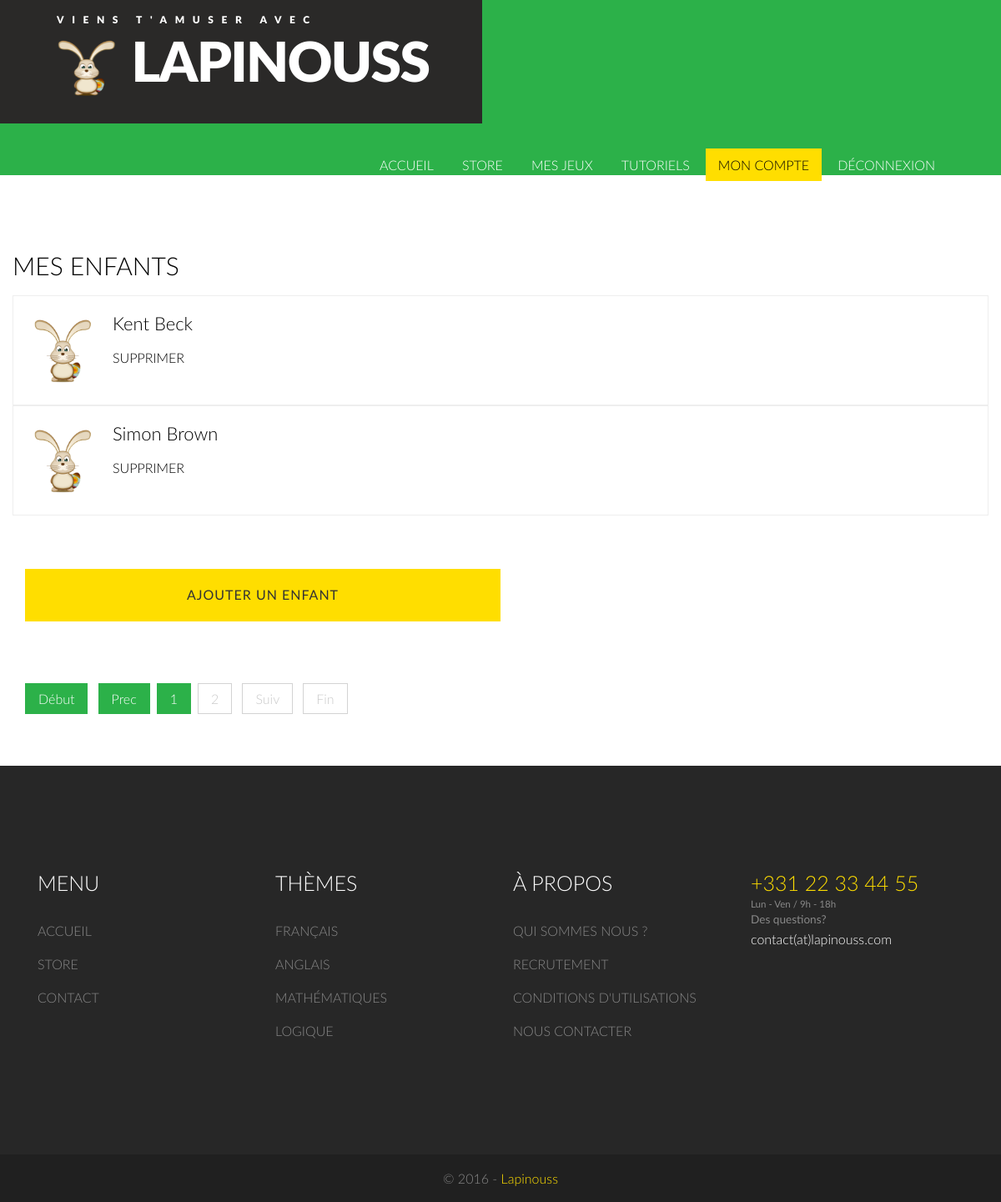
/account/children (signed in), run on the app's committed database.
### tables this page shows
CREATE TABLE IF NOT EXISTS `child_account` (
  `id_child_account` INT(11) NOT NULL AUTO_INCREMENT,
  `first_name` VARCHAR(50) NULL DEFAULT NULL,
  `last_name` VARCHAR(50) NULL DEFAULT NULL,
  `password` VARCHAR(50) NULL DEFAULT NULL,
  PRIMARY KEY (`id_child_account`));

### controllers/account_controller.php (called while the page is built, shortened)
<?php
	require_once 'repositories/account_repository.php';
	class AccountController {
		private $accountRepository;
		public function __construct() {
			$this->accountRepository = new AccountRepository();
		}
		public function children() {
			$children = $this->accountRepository->children($_SESSION['user']);
			require_once 'views/pages/account/children.php';
		}
	}

### repositories/database_layer.php (called while the page is built, shortened)
<?php
    class DatabaseLayer {
        private static $_db = null;
        private function __construct() {
            try {
                self::$_db = new PDO(
                    'mysql:host=' . DB_HOST . ';dbname=' . DB_NAME,
                    DB_USER,
                    DB_PASS,
                    array(PDO::ATTR_PERSISTENT => true)
                );
            }
            catch (PDOException $e) {
                echo $e->getMessage();
            }
        }
        public static function getInstance() {
            return self::$_db;
        }
    }

### repositories/base_repository.php (called while the page is built, shortened)
<?php
    require_once 'database_layer.php';
    abstract class BaseRepository {
        protected function __construct() {
            $this->db = DatabaseLayer::getInstance();
        }
    }

### repositories/account_repository.php (called while the page is built, shortened)
<?php
    require_once 'base_repository.php';
    class AccountRepository extends BaseRepository {
        public function children(Account $account) {
            $children = $this->db->prepare(AccountQueries::FIND_ALL_CHILDREN);
            $children->bindParam(':id_account', $account->id_account, PDO::PARAM_INT);
            if (!$children || ($children instanceof PDOException) || !$children->execute())
                return null;
            return $children->fetchAll(PDO::FETCH_CLASS, 'ChildAccount');
        }
    }

### views/pages/account/children.php (the view, shortened to what this page needs)
<div class="container">
    <div class="row">
        <div class="comment">
            <h2>Mes enfants</h2>
            <?php
            if ($children != null)
            foreach ($children as $child) {
                ?>
                <ul class="comment-list">
                    <li><img src="resources/images/character/kid.png" alt="">
                        <div class="desc1">
                            <h5><a><?php echo $child->first_name . ' ' . $child->last_name; ?></a></h5>
                            <div class="reply">
                                <a href="<?php echo action('account', 'deleteChild', $child->id_child_account); ?>" class="comment-reply-link">Supprimer</a>
                            </div>
                        </div>
                        <div class="clearfix"></div>
                    </li>
                </ul>
                <?php
            }
            ?>
        </div>
    </div>
    <div class="comment comments-area">
        <a href="<?php echo action('account', 'registerChild'); ?>" class="btn1 btn2 btn-8 btn-8c"">Ajouter un enfant</a>
    </div>
    <div class="row">
        <div class="pagination">
            <ul><li class="pagination-start firstItem"><span class="pagenav">D&eacute;but</span></li>
                <li class="pagination-prev"><span class="pagenav">Prec</span></li><li>
                    <span class="pagenav">1</span></li><li><a href="#" class="pagenav">2</a></li>
                <li class="pagination-next"><a title="" href="#" class="border pagenav" data-original-title="Next">Suiv</a></li>
                <li class="pagination-end lastItem"><a title="" href="#" class="border pagenav" data-original-title="End">Fin</a></li>
            </ul>
        </div>
    </div>
</div>

### styles/main.css (style rules this page uses)
h4, h5, h6, h1, h2, h3 { margin-top: 0; }
ul, ol { margin: 0; }
html, body { font-family: 'Lato', sans-serif; font-size: 100%; background:#fff; }
body a { transition:0.5s all; -webkit-transition:0.5s all; -moz-transition:0.5s all; -o-transition:0.5s all; -ms-transition:0.5s all; }
.btn1 { border: none; font-family: inherit; font-size: inherit; color: inherit; background: none; cursor: pointer; padding: 20px 40px; display: inline-block; margin: 15px 0 0; text-transform: uppercase; letter-spacing: 1px; outline: none; position: relative; -webkit-transition: all 0.3s; -moz-transition: all 0.3s; transition: all 0.3s; text-align: center; width: 50%; }
.btn1:after { content: ''; position: absolute; z-index: -1; -webkit-transition: all 0.3s; -moz-transition: all 0.3s; transition: all 0.3s; }
.btn-8 { display: block; background:#ffde00; outline: 1px solid transparent; -webkit-transform-style: preserve-3d; -moz-transform-style: preserve-3d; transform-style: preserve-3d; }
.pagination { padding-left:15px; margin-top:5em; }
.pagination ul { padding:0; list-style:none; }
.pagination ul li { display: inline-block; margin-right: 8px; }
.pagination ul li span.pagenav, .pagination ul li .span.border { border-color:#2cb149; background:#2cb149; color:#fff; text-shadow: none; }
.pagination ul li .pagenav, .pagination ul li .border { font: 300 16px/25px Lato, sans-serif; text-transform: none; background: #ffffff; color: #c9c9c9; text-shadow: none; -webkit-border-radius: 0 !important; -moz-border-radius: 0 !important; border-radius: 0 !important; border: 1px solid #d3d3d3; box-shadow: none; -webkit-transition: all 0.2s linear; -moz-transition: all 0.2s linear; -o-transition: all 0.2s linear; transition: all 0.2s linear; padding:8px 15px; }
.comment { margin-top:4em; }
.comment h2 { font: 300 30px/25px Lato, sans-serif; color:#000; text-transform: uppercase; margin-bottom: 2%; }
ul.comment-list { border: 1px solid #EEE; padding: 20px; list-style:none; }
ul.comment-list img { float: left; width: 7%; margin-right: 20px; }
ul.comment-list .desc1 { width: 90%; margin: 0; }
ul.comment-list .desc1 h5 a { color:#000; font: 300 22px/25px Lato, sans-serif; }
.reply { margin-top:1em; }
.reply a { color: #000; font: 300 16px/25px Lato, sans-serif; text-transform:uppercase; }
.comments-area { margin-top: 4em; }

### data on the page
child_account: first_name "Kent", last_name "Beck"
child_account: first_name "Simon", last_name "Brown"
